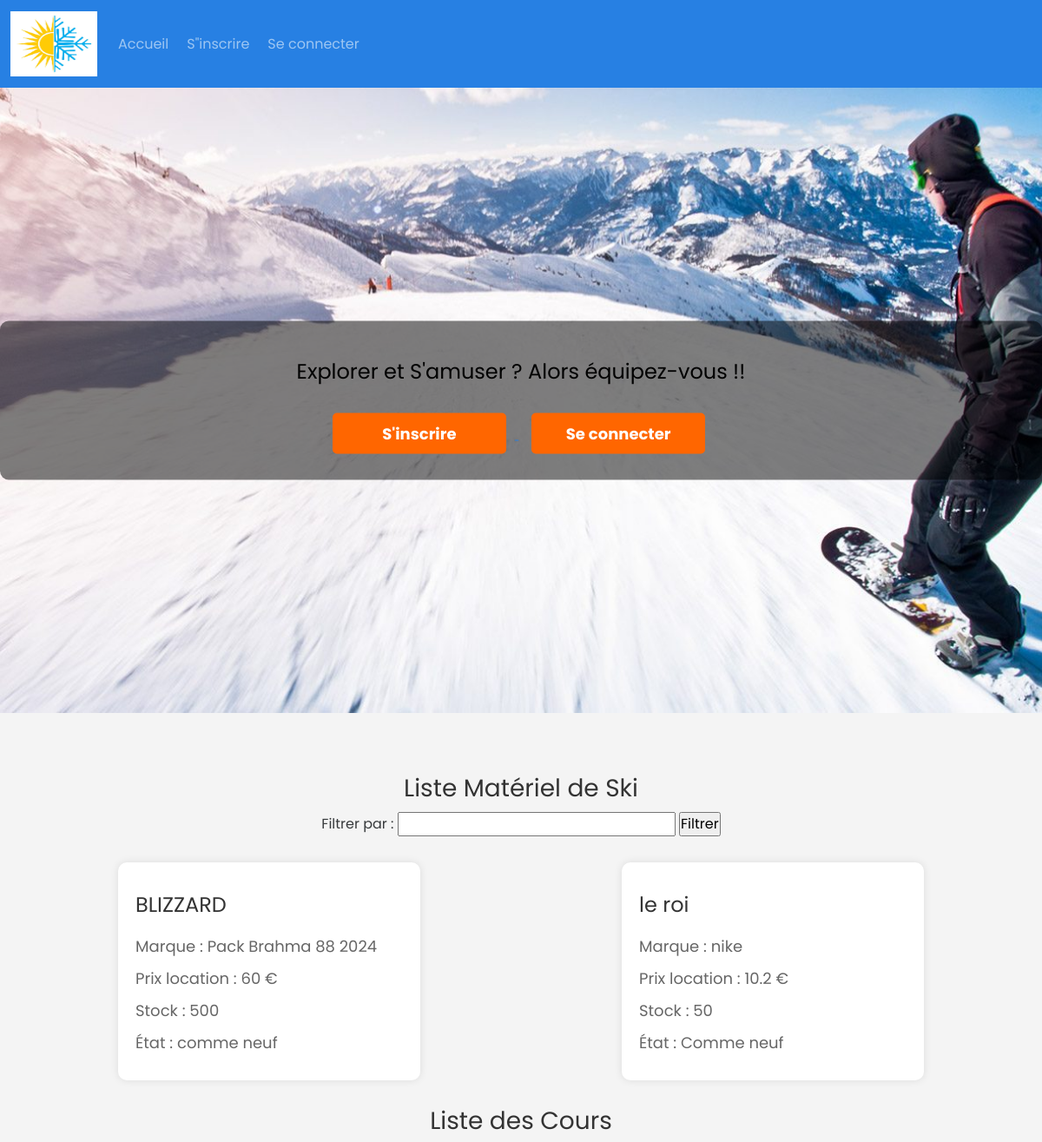
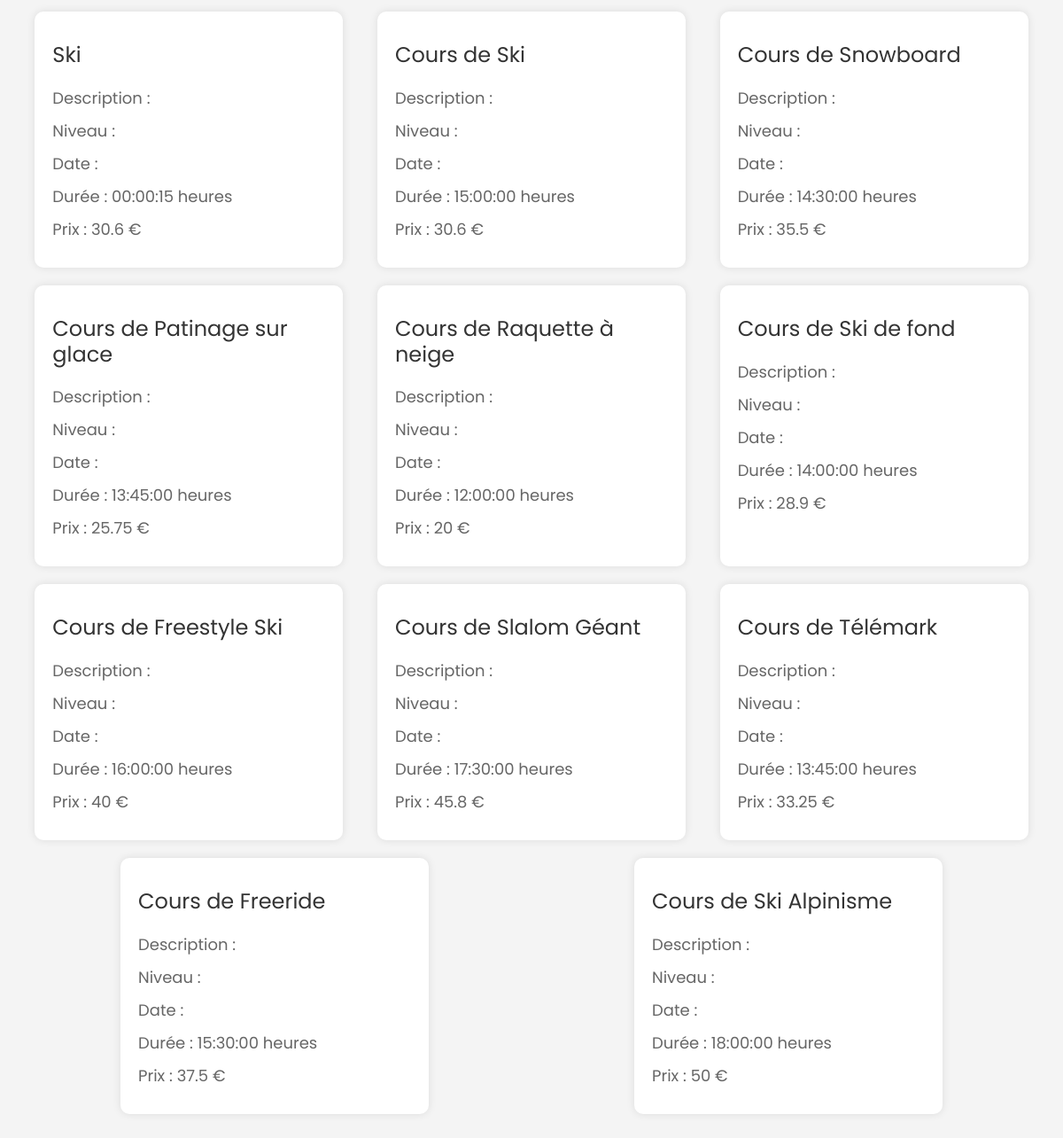
Screenshot of /PrestigeAlpin/index.php with the database file from the repository (2 pictures, top to bottom).
### tables this page shows
create table mat_neige (
    id_materiel int(10) not null auto_increment,
    nom VARCHAR(50),
    marque VARCHAR(50),
    prix_loca float(30),
    stock_initial int(50),
    etat_materiel VARCHAR(50),
    longeur_skis float(6,2),
    type_fixation VARCHAR(50),
    niveau_usure VARCHAR(50),
    type_ski varchar(50),
    role enum('mat_neige','mat_rando'),
    PRIMARY KEY (id_materiel)
);

create table cours (
    id_cours int(10) not null auto_increment,
    nom_cours VARCHAR(50),
    descripion_cours varchar(200),
    niveaut_difficulte VARCHAR(100),
    date_heure date,
    duree_cours time,
    prix_cours float(6,2),
    nb_personne int(2),
    PRIMARY KEY (id_cours)
);

### PrestigeAlpin/modele/modele.class.php (called while the page is built, shortened)
<?php
	class Modele {
		private $unPDO ;
		private $table ;
		public function __construct (){
			try{
			$url ="mysql:host=localhost;dbname=prestigeAlpin";
			$user = "root";
			$mdp ="";
			$this->unPDO = new PDO($url, $user, $mdp);
			}
			catch (PDOException $exp){
				echo "Erreur connexion BDD : ".$exp->getMessage ();
			}
		}
		public function setTable ($table) {
			$this->table= $table ;
		}
		public function selectAll(){
			$requete ="select * from ".$this->table.";";
			$select = $this->unPDO->prepare ($requete);
			$select->execute();
			return $select->fetchAll();
		}
	}
?>

### PrestigeAlpin/home.php (the view, shortened to what this page needs)
<?php
require_once('modele/modele.class.php');
$modele = new Modele();
$modele->setTable("mat_neige");
$lesMatNeige = $modele->selectAll();
$filtre = isset($_POST['filtre']) ? $_POST['filtre'] : '';
if (!empty($filtre)) {
    $where = array("nom", "marque");
    $lesMatNeige = $modele->selectLike($where, $filtre);
} else {
    $lesMatNeige = $modele->selectAll();
}
$modele->setTable("cours");
$lesCours = $modele->selectAll();
?>
<!DOCTYPE html>
<html lang="fr">
<head>
    <link rel="stylesheet" href="css/style.css">
    <link rel="stylesheet" href="css/tab.css">
</head>
<body>
    <div class="banner">
        <div class="content">
            <p>Explorer et S'amuser ? Alors équipez-vous !!</p>
            <div>
                <a href="index.php?page=8">
                    <button type="button">S'inscrire <span></span></button>
                </a>
                <a href="index.php?page=9">
                    <button type="button">Se connecter<span></span></button>
                </a>
            </div>
        </div>
    </div>
    <div class="sections">
        <div class="section">
            <h2>Liste Matériel de Ski</h2>
            <form method="post" class="filter-form">
                Filtrer par : <input type="text" name="filtre">
                <input type="submit" name="Filtrer" value="Filtrer">
            </form>
            <div class="materials">
                <?php if (isset($lesMatNeige)) {
                    foreach ($lesMatNeige as $unMatNeige) {
                        echo "<div class='item'>";
                        echo "<h3>".$unMatNeige['nom']."</h3>";
                        echo "<p>Marque : ".$unMatNeige['marque']."</p>";
                        echo "<p>Prix location : ".$unMatNeige['prix_loca']." €</p>";
                        echo "<p>Stock : ".$unMatNeige['stock_initial']."</p>";
                        echo "<p>État : ".$unMatNeige['etat_materiel']."</p>";
                        echo "</div>";
                    }
                }
                ?>
            </div>
        </div>
        <div class="section">
            <h2>Liste des Cours</h2>
            <div class="courses">
                <?php if (isset($lesCours)) {
                    foreach ($lesCours as $cours) {
                        echo "<div class='item'>";
                        echo "<h3>".$cours['nom_cours']."</h3>";
                        echo "<p>Description : ".$cours['description_cours']."</p>";
                        echo "<p>Niveau : ".$cours['niveau_difficulte']."</p>";
                        echo "<p>Date : ".$cours['date_cours']."</p>";
                        echo "<p>Durée : ".$cours['duree_cours']." heures</p>";
                        echo "<p>Prix : ".$cours['prix_cours']." €</p>";
                        echo "</div>";
                    }
                }
                ?>
            </div>
        </div>
    </div>
</body>
</html>

### PrestigeAlpin/index.php (shortened to what this page needs)
	<!DOCTYPE html>
	<html>
	<head>
		<link href="https://cdn.jsdelivr.net/npm/bootstrap@5.3.2/dist/css/bootstrap.min.css"
		rel="stylesheet"
>
		<link rel="stylesheet" href="bootstrap/bootstrap (2).css">
		<link rel="stylesheet" href="bootstrap/bootstrap.min (2).css">
		<link rel="stylesheet" href="css/style.css">
	</head>
	<body>
	<center>
  <nav class="navbar navbar-expand-lg bg-primary" data-bs-theme="dark">
    <div class="container-fluid">
    <a class="navbar-brand" href="#"><img src="images/neige&soleil.jpg" height="75px" width="100px"></a>
    <?php
    if (isset($_SESSION['role']) && $_SESSION['role'] == 'moniteur'){
      echo '<div class="collapse navbar-collapse" id="navbarColor01">
        <ul class="navbar-nav me-auto">
        <li class="nav-item">
          <a class="nav-link" href="index.php?page=2">Accueil</a>
        </li>
        <li class="nav-item">
          <a class="nav-link" href="index.php?page=5">Les cours</a>
        </li>
        <li class="nav-item">
          <a class="nav-link" href="index.php?page=10">Les réservations</a>
        </li>
        <li class="nav-item">
        <a class="nav-link" href="index.php?page=13">Votre planning</a>
      </li>
        <li class="nav-item">
          <a class="nav-link" href="index.php?page=12">Mon compte</a>
        </li>
        <li>
          <a class="nav-link" href="index.php?page=7">Me déconnecter</a>
        </li>
        </ul>
      </div>';
    }else{
      echo '<div class="collapse navbar-collapse" id="navbarColor01">
      <ul class="navbar-nav me-auto">
        <li class="nav-item">
          <a class="nav-link" href="index.php?page=2">Accueil</a>
        </li>
        <li class="nav-item">
          <a class="nav-link" href="index.php?page=8">S"inscrire</a>
        </li>
        <li class="nav-item">
          <a class="nav-link" href="index.php?page=9">Se connecter </a>
        </li>
      </ul>
    </div>';
    }
    ?>
  </div>
</nav>
<center>
    <?php
    if (isset($_GET['page'])){
        $page = $_GET['page'];
    } else {
        $page=1;
    }
    switch($page){
        default: require_once("home.php"); break;
    }
    ?>
</center>
</body>
</html>

### PrestigeAlpin/css/style.css (style rules this page uses)
* { margin: 0; padding: 0; box-sizing: border-box; font-family: "Poppins", sans-serif; }
.content { width: 100%; position: absolute; top: 50%; transform: translateY(-50%); text-align: center; color: #fff; }
.content p { color: #000000; }
.banner { width: 100%; height: 100vh; background-image: url("../images/slide-1.jpg"); background-size: cover; background-position: center; }
button { width: 200px; padding: 15px 0; text-align: center; margin: 20px 10px; border-radius: 25px; font-weight: bold; border: 2px solid #009688; background: transparent; color: #000000; cursor: pointer; position: relative; overflow: hidden; }
body { background: #f5f5f5; margin-top: 20px; }

### PrestigeAlpin/css/tab.css (style rules this page uses)
form { margin-bottom: 20px; }
h3 { margin-bottom: 20px; }
a { margin-right: 5px; }

### PrestigeAlpin/home.php (style rules this page uses)
body { font-family: Arial, sans-serif; margin: 0; padding: 0; background: #f4f4f4; }
.banner { height: 90vh; display: flex; justify-content: center; align-items: center; color: #fff; text-align: center; position: relative; }
.content { background: rgba(0, 0, 0, 0.5); padding: 20px; border-radius: 10px; }
.content p { font-size: 24px; margin: 20px 0; }
.content button { background-color: #ff6600; color: #fff; border: none; padding: 10px 20px; margin: 10px; font-size: 18px; cursor: pointer; border-radius: 5px; transition: background-color 0.3s ease; }
.sections { padding: 50px 20px; text-align: center; }
.section { margin: 20px 0; }
.section h2 { font-size: 28px; color: #333; margin-bottom: 10px; }
.section p { font-size: 18px; color: #666; }
.courses, .materials { display: flex; justify-content: space-around; flex-wrap: wrap; }
.item { background: #fff; padding: 20px; margin: 10px; width: 30%; box-shadow: 0 0 10px rgba(0, 0, 0, 0.1); border-radius: 10px; text-align: left; }
.item h3 { font-size: 24px; color: #333; margin-top: 15px; }
.item p { color: #666; margin: 10px 0; }
.filter-form { text-align: center; margin-bottom: 20px; }

### rows the page displays
mat_neige: nom "BLIZZARD", marque "Pack Brahma 88 2024", prix_loca "60", stock_initial "500", etat_materiel "comme neuf"
mat_neige: nom "le roi", marque "nike", prix_loca "10.2", stock_initial "50", etat_materiel "Comme neuf"
cours: nom_cours "Ski", duree_cours "00:00:15", prix_cours "30.6"
cours: nom_cours "Cours de Ski", duree_cours "15:00:00", prix_cours "30.6"
cours: nom_cours "Cours de Snowboard", duree_cours "14:30:00", prix_cours "35.5"
cours: nom_cours "Cours de Patinage sur glace", duree_cours "13:45:00", prix_cours "25.75"
cours: nom_cours "Cours de Raquette à neige", duree_cours "12:00:00", prix_cours "20"
cours: nom_cours "Cours de Ski de fond", duree_cours "14:00:00", prix_cours "28.9"
cours: nom_cours "Cours de Freestyle Ski", duree_cours "16:00:00", prix_cours "40"
cours: nom_cours "Cours de Slalom Géant", duree_cours "17:30:00", prix_cours "45.8"
cours: nom_cours "Cours de Télémark", duree_cours "13:45:00", prix_cours "33.25"
cours: nom_cours "Cours de Freeride", duree_cours "15:30:00", prix_cours "37.5"
cours: nom_cours "Cours de Ski Alpinisme", duree_cours "18:00:00", prix_cours "50"
